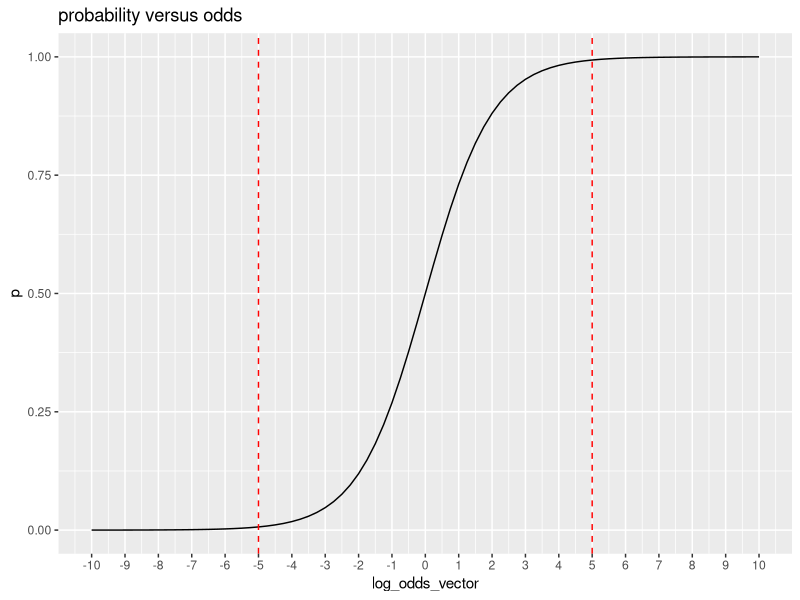
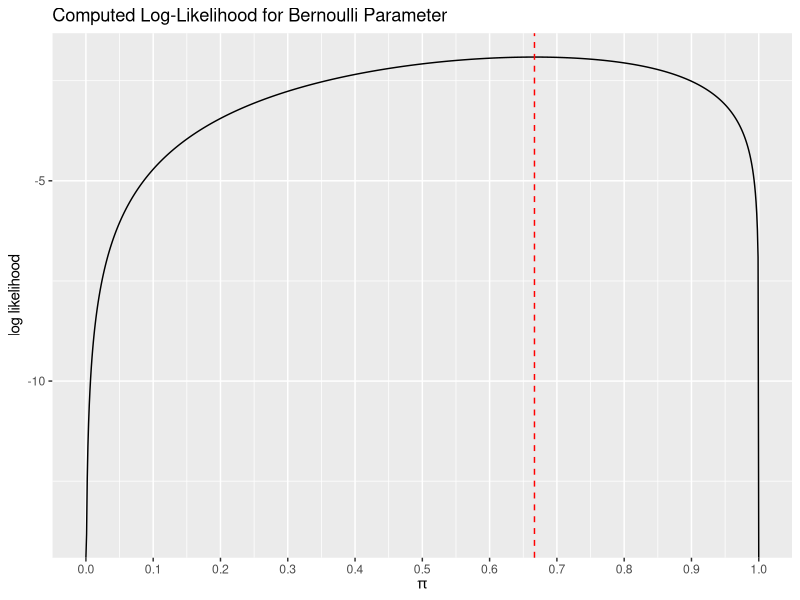

These figures' R source, in order:
## ---- chunk 1
# Insert the function to *tidy up* the code when they are printed out
library(knitr)

# Start with a clean R environment
rm(list = ls())

# Load libraries

## Load a set of packages inclusing: broom, cli, crayon, dbplyr , dplyr, dtplyr, forcats,
## googledrive, googlesheets4, ggplot2, haven, hms, httr, jsonlite, lubridate , magrittr, 
## modelr, pillar, purrr, readr, readxl, reprex, rlang, rstudioapi, rvest, stringr, tibble, 
## tidyr, xml2
library(tidyverse)

## ---- chunk 2
log.odds.to.prob <- function(x){
    p = exp(x)/(1+exp(x))
    return(p)
}

log.odds.to.prob(0)
## ---- chunk 3
log_odds <- c(10,2,1, 0, -1, -2, -10 )

data.frame(log_odds = log_odds,  probability = round(log.odds.to.prob(log_odds),3))
## ---- chunk 4
log_odds_vector = seq(from = -10, to = 10, by = 0.25)
p = log.odds.to.prob(log_odds_vector)
d = data.frame(log_odds_vector, p)
ggplot(d, aes(x = log_odds_vector, y = p)) +
geom_line() +
geom_vline(aes(xintercept = c(-5)), color = "red", linetype = "dashed")+
geom_vline(aes(xintercept = c(5)), color = "red", linetype = "dashed")+
scale_x_continuous(breaks = seq(-10, 10, by = 1)) +
labs(title = "probability versus odds") 

## ---- chunk 5
loglikelihood <- function(pi) {
    data <- c(1, 0, 1)
    return(sum(data==1)*log(pi) + (sum(data==0)*log(1-pi)))}
## ---- chunk 6
prob = seq(0, 1, by=.001)
d1 <- data.frame(probability = prob, log_likelihood = loglikelihood(prob))
ggplot(d1, aes(x = probability, y = log_likelihood)) +
geom_line() +
geom_vline(aes(xintercept = c(2/3)), color = "red", linetype = "dashed")+
scale_x_continuous(breaks = seq(0, 1, by = 0.1)) +
labs(title = "Computed Log-Likelihood for Bernoulli Parameter",
     x = quote(pi), 
     y = 'log likelihood'
     ) 

